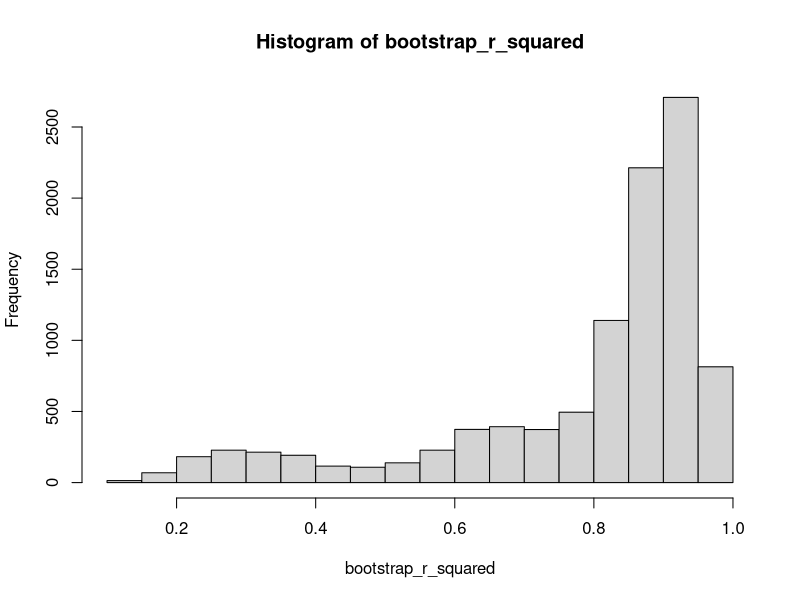
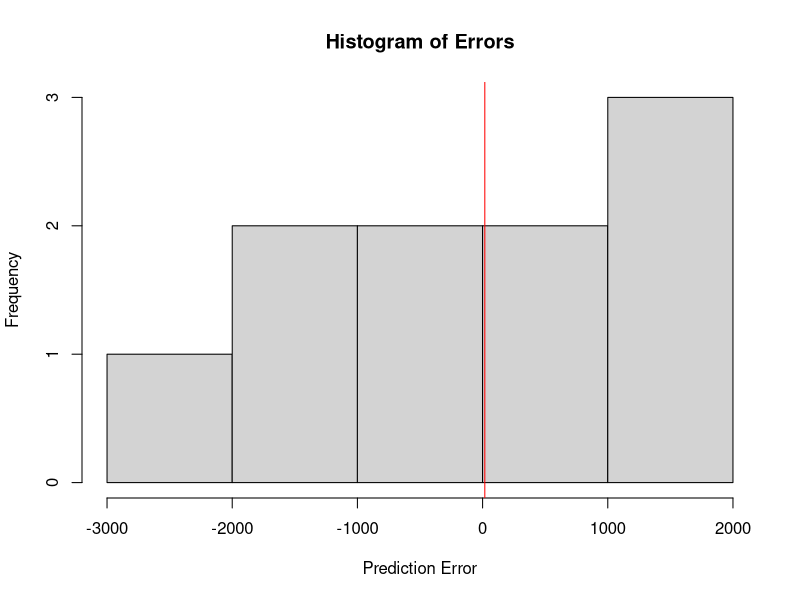
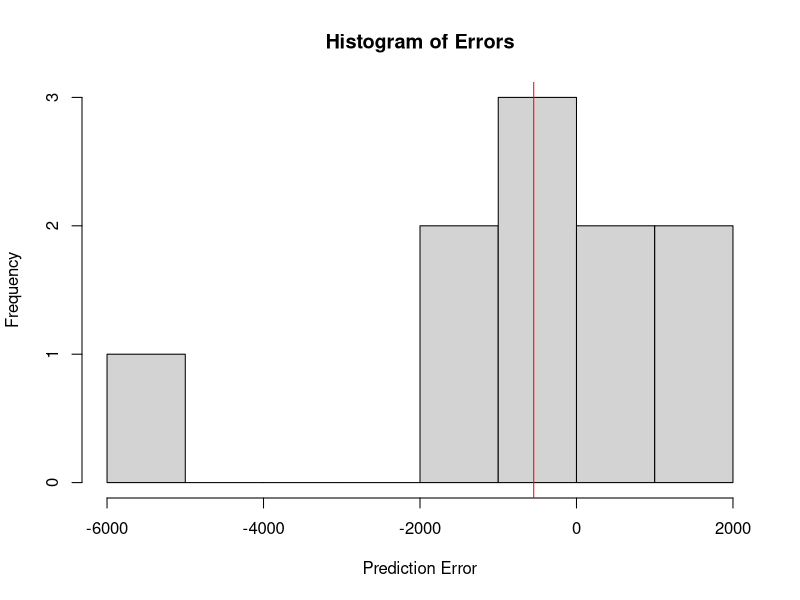
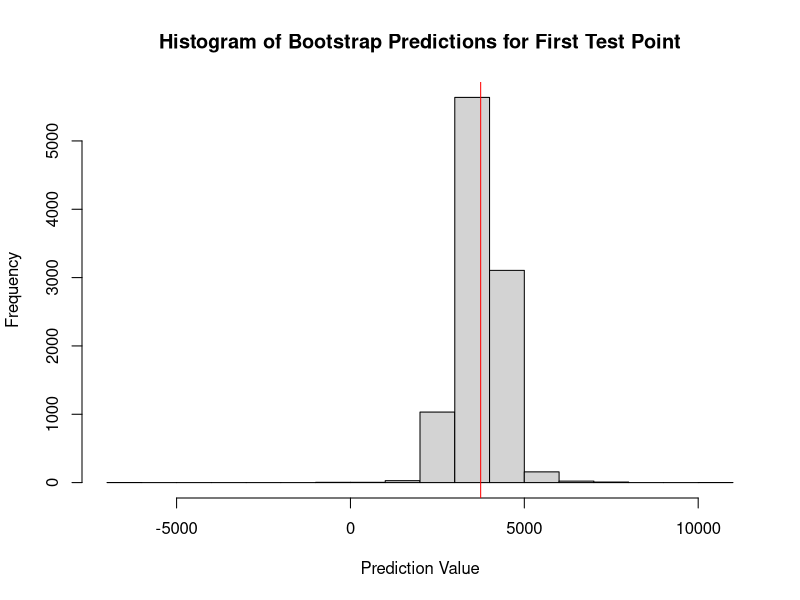

Here is the R script that generated these plots, in order:
# Load necessary libraries
library(dplyr) # Used for data manipulation
library(boot) # Used for bootstrap analysis

# Set seed for reproducibility
set.seed(16)

# Generate independent variables
n <- 50
x1 <- rnorm(n, mean = 20, sd = 1)
x2 <- rnorm(n, mean = 15, sd = 4)
x3 <- rnorm(n, mean = 10, sd = 3)
x4 <- rnorm(n, mean = 5, sd = 5)

# Generate dependent variable with a polynomial relationship
y <- 3 + 0.8*x1^2 + 0.8*x2^3 + 0.0053*x3^4 + 0.02*x4^5 + rnorm(n, mean = 0, sd = 5)

# Add an error term to x variables that scales with the corresponding y value
x1new <- x1 + rnorm(n, mean = 0, sd = 0.2 * abs(y))
x2new <- x2 + rnorm(n, mean = 0, sd = 0.2 * abs(y))
x3new <- x3 + rnorm(n, mean = 0, sd = 0.2 * abs(y))
x4new <- x4 + rnorm(n, mean = 0, sd = 0.2 * abs(y))

# Create a data frame
data <- data.frame(y, x1new, x2new, x3new, x4new)

# 5. Split into training and test data
set.seed(123)
trainindices <- sample(1:nrow(data), size = 0.8 * nrow(data))
traindata <- data[trainindices, ]
testdata <- data[-trainindices, ]

# 6. OLS model
olsmodel <- lm(y ~ I(x1new^2) + I(x2new^3) + I(x3new^4) + I(x4new^5), data = traindata)

# Get summary for OLS model to extract coefficient SE and CI
ols_summary <- summary(olsmodel)
ols_coefs <- ols_summary$coefficients

# Calculate Confidence Intervals for OLS coefficients
ols_confint <- confint(olsmodel)

# --- OLS R-squared ---
r_squared <- summary(olsmodel)$r.square

# OLS Prediction Errors
ols_preds_info <- predict(olsmodel, newdata = testdata, se.fit = TRUE, interval = "confidence")
olspreds <- ols_preds_info$fit[, "fit"]
olserrors <- olspreds - testdata$y
MBEOLS <- mean(olserrors)
RMSEOLS <- sqrt(mean(olserrors^2))


# 7. Define number of bootstrap simulations
n_simulations <- 10000

#Define coef function
coef_function <- function(data, indices) {
  d <- data[indices, ] 
  fit <- lm(y ~ I(x1new^2) + I(x2new^3) + I(x3new^4) + I(x4new^5), data = d)
  return(coef(fit))
}

# 8. Bootstrap model for coefficients, R-squared, and predictions
bootstrap_r_squared <- numeric(n_simulations)
bootstrappredictions <- matrix(NA, nrow = nrow(testdata), ncol = n_simulations)
bootstrap_coefs <- matrix(NA, nrow = length(coef(olsmodel)), ncol = n_simulations) # Initialize matrix for coefficients

for (i in 1:n_simulations) {
  indices <- sample(1:nrow(traindata), replace = TRUE)
  bootdata <- traindata[indices, ]
  
  bootmodel <- lm(y ~ I(x1new^2) + I(x2new^3) + I(x3new^4) + I(x4new^5), data = bootdata)
  
  # Store R-squared
  bootstrap_r_squared[i] <- summary(bootmodel)$r.squared
  
  # Store predictions
  bootstrappredictions[, i] <- predict(bootmodel, newdata = testdata)
  
  # Store coefficients from this bootstrap sample
  bootstrap_coefs[, i] <- coef(bootmodel)
}

# Calculate standard errors and confidence intervals for coefficients
bootstrap_coef_se <- apply(bootstrap_coefs, 1, sd)
bootstrap_coef_ci <- t(apply(bootstrap_coefs, 1, quantile, probs = c(0.025, 0.975)))

# Calculate mean predictions and errors for bootstrap
bootstrapmeanpreds <- rowMeans(bootstrappredictions)
bootstraperrors <- bootstrapmeanpreds - testdata$y
MBEBootstrap <- mean(bootstraperrors)
RMSEBootstrap <- sqrt(mean(bootstraperrors^2))

# Calculate mean R-squared from bootstrap simulations
mean_r_squared_boot <- mean(bootstrap_r_squared)

# --- Output ---
cat("\n--- OLS Model (Prediction Errors) ---\n")
cat("MBEOLS: ", round(MBEOLS, 4), "\n")
cat("RMSEOLS: ", round(RMSEOLS, 4), "\n")

cat("\n--- OLS Model (Coefficient Estimates) ---\n")
print(ols_coefs)
cat("\n--- OLS Model (95% Confidence Intervals for Coefficients) ---\n")
print(ols_confint)

cat("\n--- OLS Model (R-squared) ---\n")
cat("R-squared: ", round(r_squared, 4), "\n")

cat("\n--- Bootstrap Model (Prediction Errors) ---\n")
cat("MBEBootstrap: ", round(MBEBootstrap, 4), "\n")
cat("RMSEBootstrap: ", round(RMSEBootstrap, 4), "\n")

cat("\n--- Bootstrap Model (95% Confidence Intervals for Coefficients) ---\n")
print(bootstrap_coef_ci)
cat("\n--- Bootstrap Model (Standard Errors for Coefficients) ---\n")
print(bootstrap_coef_se)

cat("\n--- Bootstrap Model (R-squared) ---\n")
cat("Mean R-squared: ", round(mean_r_squared_boot, 4), "\n")

# Histograms
hist(bootstrap_r_squared)

hist(bootstraperrors, main = "Histogram of Errors", xlab = "Prediction Error") 
abline(v = mean(bootstraperrors), col = "red") 

hist(olserrors, main = "Histogram of Errors", xlab = "Prediction Error")
abline(v = mean(olserrors), col = "red")

hist(bootstrappredictions[1,], main = "Histogram of Bootstrap Predictions for First Test Point", xlab = "Prediction Value")
abline(v = mean(bootstrappredictions[1,]), col = "red")
